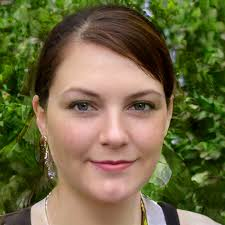
#> input picture face attendence/known faces/alisha.jpg, 225 x 225 px; its folder holds only this picture in this run
$ python -i face_utils.py   (imports and definitions only)
#> lines starting #> are read from the running program, lines starting #| are printed output that depends on the picture
import cv2
import numpy as np
import os
from typing import Tuple, List, Dict, Optional

class FaceDetector:
    """Face detection and recognition utility class."""

    # [36 lines left out: functions __init__, detect_faces, not called in this run]

class FaceRecognizer:
    """Face recognition utility class."""

    def __init__(self, threshold: float = 0.65):
        """Initialize the face recognizer.

        Args:
            threshold (float): Similarity threshold for recognition
        """
        self.threshold = threshold
        self.known_faces: Dict[str, np.ndarray] = {}
        self.known_faces_dir = "known faces"

        # Create directory if it doesn't exist
        if not os.path.exists(self.known_faces_dir):
            os.makedirs(self.known_faces_dir)

        # Load existing known faces
        self._load_known_faces()

    def _load_known_faces(self):
        """Load known faces from disk."""
        for filename in os.listdir(self.known_faces_dir):
            if filename.endswith(('.png', '.jpg', '.jpeg')):
                name = os.path.splitext(filename)[0]
                img_path = os.path.join(self.known_faces_dir, filename)
                try:
                    img = cv2.imread(img_path, cv2.IMREAD_GRAYSCALE)
                    if img is not None:
                        # Preprocess the loaded face
                        img = self._preprocess_face(img)
                        self.known_faces[name] = img
                        print(f"Loaded face for {name}")
                except Exception as e:
                    print(f"Error loading face for {name}: {e}")

    # [39 lines left out: function add_face, not called in this run]

    def _calculate_similarity(self, face1: np.ndarray, face2: np.ndarray) -> float:
        """Calculate similarity between two face images.

        Args:
            face1 (np.ndarray): First face image
            face2 (np.ndarray): Second face image

        Returns:
            float: Similarity score between 0 and 1
        """
        try:
            # Standardize size
            size = (100, 100)
            face1 = cv2.resize(face1, size)
            face2 = cv2.resize(face2, size)

            # Apply histogram equalization for better contrast
            face1 = cv2.equalizeHist(face1)

            # Calculate normalized cross-correlation
            result = cv2.matchTemplate(face1, face2, cv2.TM_CCORR_NORMED)
            correlation = float(result[0][0])

            # Calculate structural similarity
            mean1 = float(np.mean(face1))
            mean2 = float(np.mean(face2))
            std1 = float(np.std(face1))
            std2 = float(np.std(face2))
            covariance = float(np.mean((face1 - mean1) * (face2 - mean2)))

            # Avoid division by zero
            denominator = float((mean1**2 + mean2**2) * (std1**2 + std2**2))
            if denominator == 0:
                ssim_score = 0.0
            else:
                ssim_score = float((2 * mean1 * mean2) * (2 * covariance) / denominator)

            # Combine scores with weights and ensure float return
            similarity = float(0.7 * correlation + 0.3 * max(0, ssim_score))
            return similarity

        except Exception as e:
            print(f"Error calculating similarity: {e}")
            return 0.0

    def recognize_face(self, face_image: np.ndarray) -> Tuple[Optional[str], float]:
        """Recognize a face from known faces.

        Args:
            face_image (np.ndarray): Face image to recognize

        Returns:
            Tuple[str, float]: (Name of best match, similarity score)
        """
        try:
            # Preprocess the face
            face = self._preprocess_face(face_image)

            best_match = None
            best_similarity = float(0.65)  # Minimum threshold

            for name, known_face in self.known_faces.items():
                try:
                    similarity = float(self._calculate_similarity(face, known_face))
                    if similarity > best_similarity:
                        best_similarity = similarity
                        best_match = name
                except Exception as e:
                    print(f"Error comparing with {name}: {e}")
                    continue

            return best_match, float(best_similarity)
        except Exception as e:
            print(f"Error recognizing face: {e}")
            return None, 0.0

    def _preprocess_face(self, face: np.ndarray, size: Tuple[int, int] = (100, 100)) -> np.ndarray:
        """Preprocess face image for recognition.

        Args:
            face (np.ndarray): Input face image
            size (tuple): Target size for face image

        Returns:
            np.ndarray: Preprocessed face image
        """
        try:
            # Convert to grayscale if not already
            if len(face.shape) == 3:
                face = cv2.cvtColor(face, cv2.COLOR_BGR2GRAY)

            # Resize to standard size
            face = cv2.resize(face, size)

            # Apply histogram equalization
            face = cv2.equalizeHist(face)

            return face
        except Exception as e:
            print(f"Error in face preprocessing: {e}")
            raise

class AttendanceManager:
    """Manage attendance records."""

    # [43 lines left out: functions __init__, mark_attendance, get_attendance_stats, not called in this run]

>>> import cv2
>>> picture = cv2.imread('../known faces/alisha.jpg')
#> picture is the input picture: shape (225, 225, 3); mean B, G, R 67.1, 103.8, 110.5
>>> result = FaceRecognizer().recognize_face(picture)
#> in _load_known_faces, `img = cv2.imread(img_path, cv2.IMREAD_GRAYSCALE)`:
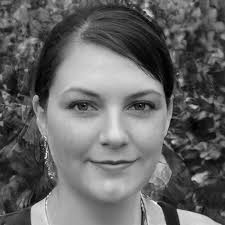
#> img: shape (225, 225); min 0, max 255, mean 101.6
#> in _preprocess_face, `face = cv2.resize(face, size)`:
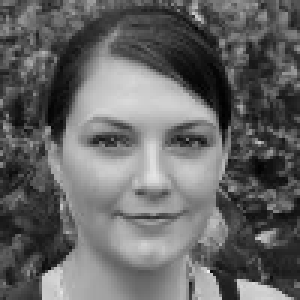
#> face: shape (100, 100) (shown 3 times larger); min 0, max 238, mean 101.4
#> in _preprocess_face, `face = cv2.equalizeHist(face)`:
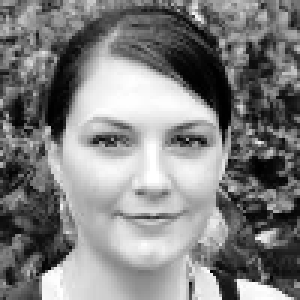
#> face: shape (100, 100) (shown 3 times larger); min 0, max 255, mean 128.2
#> the loop in recognize_face, `for name, known_face in self.known_faces.items():` made 1 pass
#> (name, size in _calculate_similarity, result in _calculate_similarity, correlation in _calculate_similarity, mean1 in _calculate_similarity, mean2 in _calculate_similarity, std1 in _calculate_similarity, std2 in _calculate_similarity) on pass 1: ('alisha', (100, 100), [1], 1, 128, 128.2, 73.59, 73.49)
#> after the loop in recognize_face, `for name, known_face in self.known_faces.items():`: best_similarity = 1
#> result = ('alisha', 1)

$ run again, on face attendence/known faces/carli.jpg
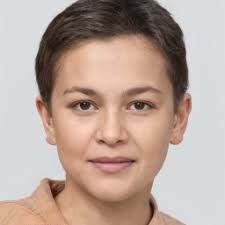
#> input picture face attendence/known faces/carli.jpg, 225 x 225 px
#> picture is the input picture: shape (225, 225, 3); mean B, G, R 153.3, 164.1, 185.1
#> in _load_known_faces, `img = cv2.imread(img_path, cv2.IMREAD_GRAYSCALE)`:
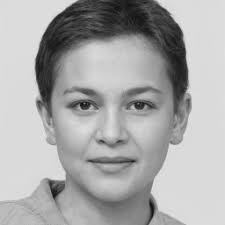
#> img: shape (225, 225); min 13, max 233, mean 169.2
#> in _preprocess_face, `face = cv2.equalizeHist(face)`:
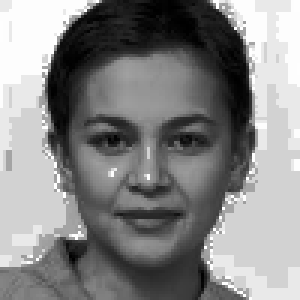
#> face: shape (100, 100) (shown 3 times larger); min 0, max 255, mean 133.9
#> the loop in recognize_face, `for name, known_face in self.known_faces.items():` made 1 pass
#> (name, size in _calculate_similarity, result in _calculate_similarity, correlation in _calculate_similarity, mean1 in _calculate_similarity, mean2 in _calculate_similarity, std1 in _calculate_similarity, std2 in _calculate_similarity) on pass 1: ('carli', (100, 100), [1], 1, 133.8, 133.9, 79.48, 79.46)
#> after the loop in recognize_face, `for name, known_face in self.known_faces.items():`: best_similarity = 1
#> `result = FaceRecognizer().recognize_face(picture)`: result = ('carli', 1)

$ run again, on face attendence/known faces/rohan.jpg
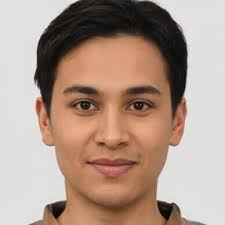
#> input picture face attendence/known faces/rohan.jpg, 225 x 225 px
#> picture is the input picture: shape (225, 225, 3); mean B, G, R 137.7, 151.4, 174.9
#> in _load_known_faces, `img = cv2.imread(img_path, cv2.IMREAD_GRAYSCALE)`:
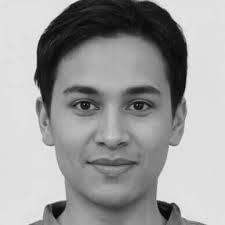
#> img: shape (225, 225); min 0, max 245, mean 156.9
#> in _preprocess_face, `face = cv2.equalizeHist(face)`:
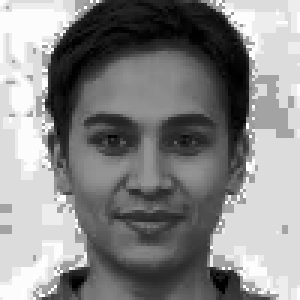
#> face: shape (100, 100) (shown 3 times larger); min 0, max 255, mean 135.3
#> the loop in recognize_face, `for name, known_face in self.known_faces.items():` made 1 pass
#> (name, size in _calculate_similarity, result in _calculate_similarity, correlation in _calculate_similarity, mean1 in _calculate_similarity, mean2 in _calculate_similarity, std1 in _calculate_similarity, std2 in _calculate_similarity) on pass 1: ('rohan', (100, 100), [1], 1, 135.2, 135.3, 80.58, 80.51)
#> after the loop in recognize_face, `for name, known_face in self.known_faces.items():`: best_similarity = 1
#> `result = FaceRecognizer().recognize_face(picture)`: result = ('rohan', 1)
